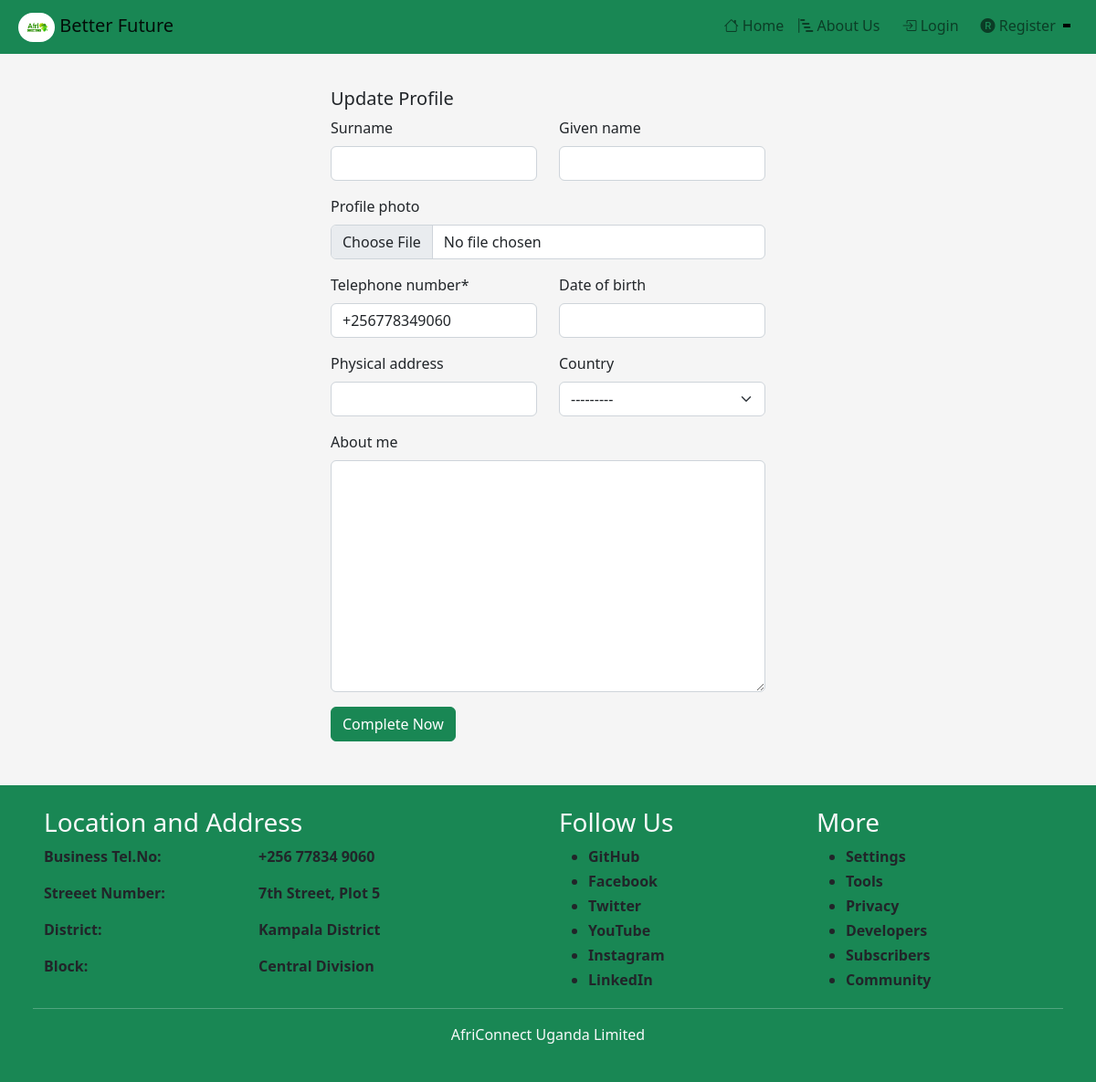
The app's page /updateprofile/7c776ee5-9829-4c63-94bf-e28738678464, older data.
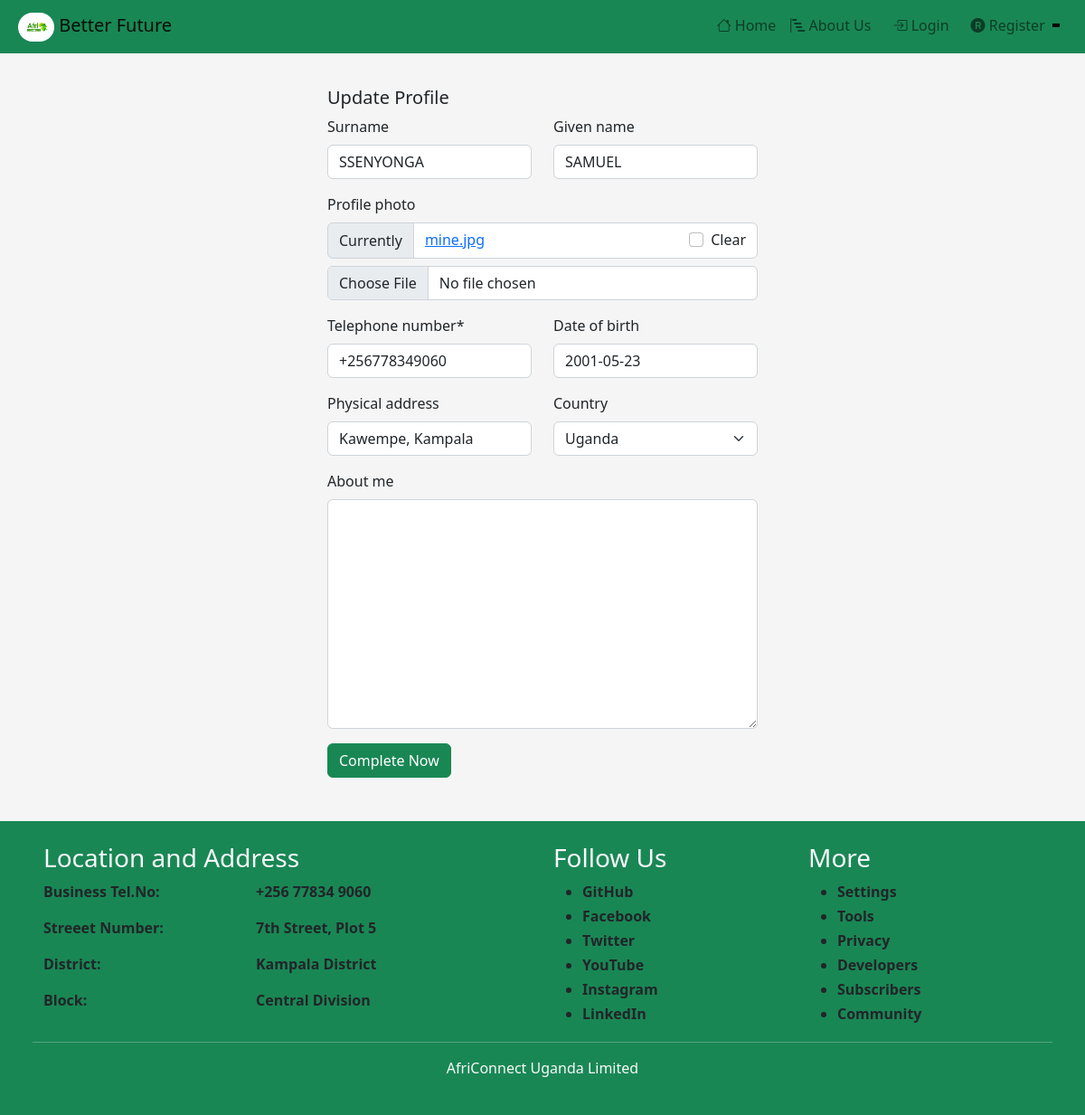
The same page, newer data.
### staticfiles/accounts/models.py (models this page shows, shortened)
class NewUser(AbstractBaseUser, PermissionsMixin):
    id = models.UUIDField(auto_created=True, primary_key=True, unique=True, editable=False, default=uuid.uuid4)
    email = models.EmailField(_('Email address'), max_length=254, unique=True)
    user_name = models.CharField(max_length=150, unique=True)
    given_name = models.CharField(max_length=100, blank=True, null=True)
    surname = models.CharField(max_length=100, blank=True)
    telephone_number = PhoneNumberField()
    date_of_birth = models.DateField(auto_now_add=False, blank=True, null=True)
    linkedIn = models.CharField(default='linkedIn.com', max_length=50)
    git_hub = models.CharField(default='github.com', max_length=50)
    you_tube = models.CharField(default='youtube.com', max_length=50)
    instagram = models.CharField(default='instagram.com', max_length=50)
    facebook = models.CharField(default='facebook.com', max_length=50)
    twitter = models.CharField(default='twitter.com', max_length=50)
    profile_photo = models.ImageField(blank=True, null=True)
    about_me = models.TextField(blank=True, null=True)
    physical_address = models.CharField(max_length=100, blank=True, null=True)
    country = CountryField(blank=True, null=True)
    other_document = models.ManyToManyField(OtherDocument, blank=True)
    skills = models.ManyToManyField(Skills, blank=True)
    working_experience = models.ManyToManyField(WorkingExperience, blank=True)
    leadership_skills = models.ManyToManyField(LeadershipSkills, blank=True)
    education_background = models.ManyToManyField(AcademicDocument, blank=True)
    hobby = models.ManyToManyField(Hobbies, blank=True)
    objective = models.OneToOneField(Objective, on_delete=models.CASCADE,blank=True,null=True)
    reference = models.ManyToManyField(References, blank=True)
    language_spoken = models.ManyToManyField(LanguagesSpoken, blank=True)
    is_active = models.BooleanField(default=False)
    is_business = models.BooleanField(default=False)
    is_staff = models.BooleanField(default=False)
    is_personal = models.BooleanField(default=False)
    is_verified = models.BooleanField(default=False)
    objects = CustomAccountManager()
    USERNAME_FIELD = 'email'
    REQUIRED_FIELDS = ['user_name', 'telephone_number']
    class Meta:
        verbose_name  = 'New Account / User'

### staticfiles/accounts/views.py (the view)
# urls.py: path('updateprofile/<str:pk>', UpdateProfileView.as_view(), name='update-profile'),
class UpdateProfileView(SuccessMessageMixin, UpdateView):
    model = NewUser
    template_name = "accounts_pages/update_profile.html"
    fields = [
        'telephone_number','surname', 'given_name', 'date_of_birth', 'about_me',
    'country', 'physical_address', 'profile_photo'
    ]
    success_message = "Profile successfully updated...!"

### staticfiles/templates/accounts_pages/update_profile.html (shortened to what this page needs)
{% extends 'inherit_from/main.html' %} {% load static %} {% block content %}
{% load crispy_forms_tags %} {% include 'copyfrom/navbar.html' %}
<div class="container py-5">
  <div class="row mt-5">
    <div class="mx-auto" style="width: 500px">
      <h5>Update Profile</h5>
      <form action="" method="post" enctype="multipart/form-data">
        <div class="row">
          <div class="col-lg-6">{{form.surname|as_crispy_field}}</div>
          <div class="col-lg-6">{{form.given_name|as_crispy_field}}</div>
        </div>
        <div class="row">{{form.profile_photo|as_crispy_field}}</div>
        <div class="row">
          <div class="col-lg-6">{{form.telephone_number|as_crispy_field}}</div>
          <div class="col-lg-6">{{form.date_of_birth|as_crispy_field}}</div>
        </div>
        <div class="row">
          <div class="col-lg-6">{{form.physical_address|as_crispy_field}}</div>
          <div class="col-lg-6">{{form.country|as_crispy_field}}</div>
        </div>
        <div class="row">{{form.about_me|as_crispy_field}}</div>
        <button class="btn btn-success" type="submit">Complete Now</button>
      </form>
    </div>
  </div>
</div>
{% include "copyfrom/footer.html" %} {% endblock %}

### staticfiles/templates/inherit_from/main.html (shortened to what this page needs)
{% load static %}
<!DOCTYPE html>
<html lang="en">
  <head>
    <link rel="stylesheet" href="{% static 'css/bootstrap.min.css' %}" />
    <link
      rel="stylesheet"
      href="https://cdn.jsdelivr.net/npm/bootstrap-icons@1.10.2/font/bootstrap-icons.css"
    />
  </head>
  <body>
    {% block content %} {% endblock %}
  </body>
</html>

### staticfiles/templates/copyfrom/navbar.html (shortened to what this page needs)
{% load static %}
<nav class="navbar navbar-expand-lg navbar-warning bg-success px-2 fixed-top">
  <div class="container-fluid">
    <a class="navbar-brand" href="{% url 'home' %}">
      <img
        class="rounded-pill"
        style="width: 40px"
        src="{% static 'app_images/logo.jpg' %}"
        alt="Logo"
      />
      Better Future
    </a>
    <div class="collapse navbar-collapse" id="navbarSupportedContent">
      <ul class="navbar-nav ms-auto mb-2 mb-lg-0">
        {% if user.is_authenticated %}
        <li class="nav-item">
          <a class="nav-link" href="{% url 'home' %}"
            ><i class="bi bi-house"></i> Home</a
          >
        </li>
        <li class="nav-item">
          <a class="nav-link" href="{% url 'about-africonnect' %}"
            ><i class="bi bi-bar-chart-steps"></i> About Us</a
          >
        </li>
        <li class="nav-item ms-lg-2">
          <a class="nav-link" href="{% url 'myProfile' user.pk %}"
            ><i class="bi bi-person-circle"></i> Profile</a
          >
        </li>
        <li class="nav-item ms-lg-2 dropdown">
          <a
            class="nav-link dropdown-toggle"
            href="#"
            role="button"
            data-bs-toggle="dropdown"
            aria-expanded="false"
          >
            <i class="bi bi-sliders2-vertical"></i> Settings
          </a>
          <ul class="dropdown-menu bg-success">
            <li>
              <a class="dropdown-item" href="{% url 'change-password' %}"
                ><i class="bi bi-pass"></i> Change Password</a
              >
            </li>
            <li>
              <a class="dropdown-item" href="#"
                ><i class="bi bi-file-lock"></i> Privacy</a
              >
            </li>
            <li>
              <a class="dropdown-item" href="#"
                ><i class="bi bi-box"></i> Storage and data</a
              >
            </li>
            <li>
              <a class="dropdown-item" href="#"
                ><i class="bi bi-question-circle"></i> Help</a
              >
            </li>
            <li>
              <a class="dropdown-item" href="#"
                ><i class="bi bi-calendar-event"></i> Invite a friend</a
              >
            </li>
          </ul>
        </li>
        <li class="nav-item ms-lg-2">
          <a class="nav-link" href="{% url 'signout' %}"
            ><i class="bi bi-box-arrow-left"></i> Logout</a
          >
        </li>
        {% else %}
        <li class="nav-item">
          <a class="nav-link" href="{% url 'home' %}"
            ><i class="bi bi-house"></i> Home</a
          >
        </li>
        <li class="nav-item">
          <a class="nav-link" href="{% url 'about-africonnect' %}"
            ><i class="bi bi-bar-chart-steps"></i> About Us</a
          >
        </li>
        <li class="nav-item ms-lg-2">
          <a class="nav-link" href="{% url 'signin' %}"
            ><i class="bi bi-box-arrow-in-right"></i> Login</a
          >
        </li>
        <li class="nav-item ms-lg-2 dropdown">
          <a
            class="nav-link dropdown-toggle"
            href="#"
            role="button"
            data-bs-toggle="dropdown"
            aria-expanded="false"
          >
            <i class="bi bi-r-circle-fill"></i> Register
          </a>
        </li>
        {% endif %}
      </ul>
    </div>
  </div>
</nav>

### staticfiles/templates/copyfrom/footer.html
{% load crispy_forms_tags %}
<div class="row bg-success text-light px-5 py-4">
  <div class="col-lg-6 col-sm-12 col-md-4">
    <h5 class="fs-3">Location and Address</h5>
    <div class="row text-dark">
      <div class="col-5">
        <p class="fs-6"><strong>Business Tel.No:</strong></p>
        <p class="fs-6"><strong>Streeet Number:</strong></p>
        <p class="fs-6"><strong>District:</strong></p>
        <p class="fs-6"><strong>Block:</strong></p>
      </div>
      <div class="col-6">
        <p class="fs-6"><strong>+256 77834 9060</strong></p>
        <p class="fs-6"><strong>7th Street, Plot 5</strong></p>
        <p class="fs-6"><strong>Kampala District</strong></p>
        <p class="fs-6"><strong>Central Division</strong></p>
      </div>
    </div>
  </div>
  <div class="col-lg-3 col-sm-12 col-md-4">
    <h5 class="fs-3">Follow Us</h5>
    <ul class="text-dark">
      <li>
        <a href="#" class="text-dark text-decoration-none"
          ><strong>GitHub</strong></a
        >
      </li>
      <li>
        <a href="#" class="text-dark text-decoration-none"
          ><strong>Facebook</strong></a
        >
      </li>
      <li>
        <a href="#" class="text-dark text-decoration-none"
          ><strong>Twitter</strong></a
        >
      </li>
      <li>
        <a href="#" class="text-dark text-decoration-none"
          ><strong>YouTube</strong></a
        >
      </li>
      <li>
        <a href="#" class="text-dark text-decoration-none"
          ><strong>Instagram</strong></a
        >
      </li>
      <li>
        <a href="#" class="text-dark text-decoration-none"
          ><strong>LinkedIn</strong></a
        >
      </li>
    </ul>
  </div>
  <div class="col-lg-3 col-sm-12 col-md-4">
    <h5 class="fs-3">More</h5>
    <ul class="text-dark">
      <li>
        <a href="#" class="text-dark text-decoration-none"
          ><strong>Settings</strong></a
        >
      </li>
      <li>
        <a href="#" class="text-dark text-decoration-none"
          ><strong>Tools</strong></a
        >
      </li>
      <li>
        <a href="#" class="text-dark text-decoration-none"
          ><strong>Privacy</strong></a
        >
      </li>
      <li>
        <a href="#" class="text-dark text-decoration-none"
          ><strong>Developers</strong></a
        >
      </li>
      <li>
        <a href="#" class="text-dark text-decoration-none"
          ><strong>Subscribers</strong></a
        >
      </li>
      <li>
        <a href="#" class="text-dark text-decoration-none"
          ><strong>Community</strong></a
        >
      </li>
    </ul>
  </div>
  <hr />
  <p class="text-center">AfriConnect Uganda Limited</p>
</div>

### staticfiles/templates/inherit_from/main.html (style rules this page uses)
body { background-color: whitesmoke; }

### staticfiles/templates/copyfrom/navbar.html (style rules this page uses)
li a::after { content: ""; width: 0; height: 3px; background-color: black; margin: auto; display: block; }

Row changes from the older to the newer data that the page shows:
changed NewUser: surname (not shown) → "SSENYONGA"; given_name (not shown) → "SAMUEL"; date_of_birth (not shown) → "2001-05-23"; physical_address (not shown) → "Kawempe, Kampala"; country "---------" → "Uganda"
Text that changed along with them:
form field profile_photo|as_crispy_field: (not shown) → "☐"
text no longer shown: "Profile photo"
text now shown: "Profile photo Currently mine.jpg Clear"
